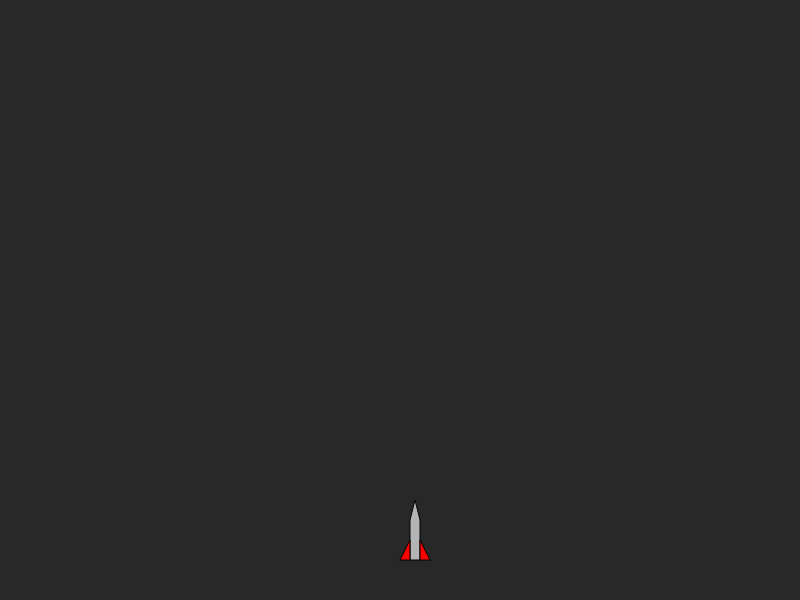
Frame 1 (no input)
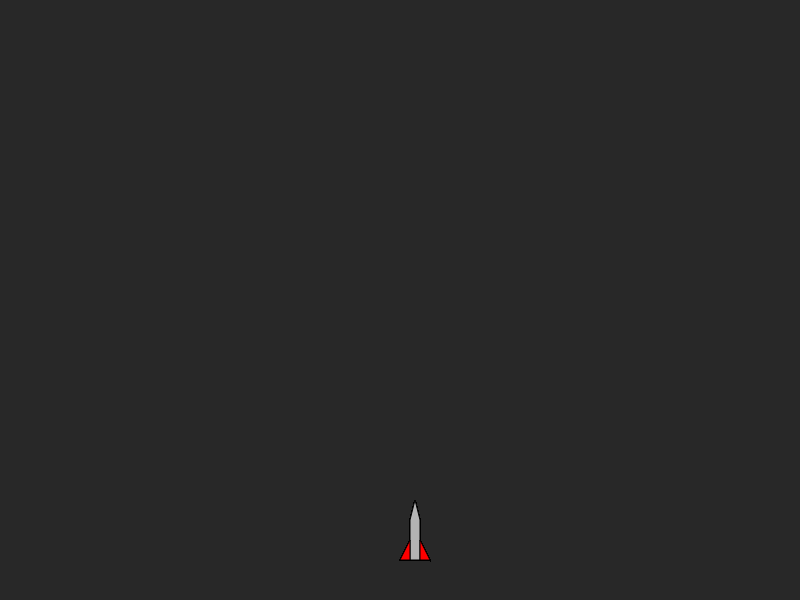
Frame 60 (no input)
Frame 120 (the mouse pressed at the canvas centre since frame 60): identical to frame 60, image omitted

The p5.js sketch that drew these frames (run headless with seeded random() and noise() and a simulated clock; from frame 60 on, the mouse is pressed at the canvas centre):

// p5.js sketch
// ── sketch.js

class Rocket 
{
   #x = 0 ;
   #y = 0 ;

   #thrust = false;

   static direction = 
   {
      Right: "Right",
      Left: "Left",
   }

   constructor(x,y)
   {
      this.#x = x;
      this.#y = y;
   }


   dawRocket()
   {
      fill(180);
      beginShape();

      vertex(this.#x + 10, this.#y + 60);
      vertex(this.#x + 10, this.#y + 20);
      vertex(this.#x + 15, this.#y);
      vertex(this.#x + 20, this.#y + 20);
      vertex(this.#x + 20, this.#y + 60);
      // 
      endShape(CLOSE);

      fill(255, 0, 0);
      beginShape();

      vertex(this.#x, this.#y + 60);
      vertex(this.#x + 10, this.#y + 40);
      vertex(this.#x + 10, this.#y + 60);
      //
      endShape(CLOSE);

      beginShape();

      vertex(this.#x + 30, this.#y + 60);
      vertex(this.#x + 20, this.#y + 40);
      vertex(this.#x + 20, this.#y + 60);
      //
      endShape(CLOSE);

      if (this.#thrust)
      {
         fill(255, 150, 0);
         beginShape();

         vertex(this.#x + 10, this.#y + 60);
         vertex(this.#x + 13, this.#y + 80);
         vertex(this.#x + 15, this.#y + 70);
         vertex(this.#x + 18, this.#y + 80);
         vertex(this.#x + 20, this.#y + 60);
         //
         endShape(CLOSE);
      }
   }
}

let rocket;

function setup()
{
   createCanvas(800,600);
   background(40);

   rocket = new Rocket((width/2), (height - 100));

}

function draw()
{
   rocket.dawRocket();
}


function keyPressed()
{

}

function keyReleased()
{

}
